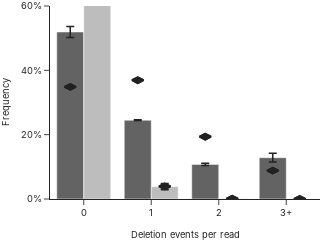

The notebook cell saved with this chart:
### Code cell
fig = per_read(data, 'delevents', n_bases)
fig.update_yaxes(  
    range=[0, 0.6], 
    dtick=0.2
)
fig.update_xaxes(title='Deletion events per read', title_font_family="Inter", title_font_size=28/3, tickfont_size=28/3)
fig.show()
fig.write_image("read_dels.svg")

### Figure 1 — Plotly figure (JSON) as saved in the notebook; plotly's stock layout.template omitted (floating-point values rounded to 4 significant figures)
{"data": [{"error_y": {"array": [0.01685, 0.001204, 0.003478, 0.01348], "color": "#222222", "thickness": 1.5, "type": "data", "visible": true}, "marker": {"color": "#636363"}, "type": "bar", "x": [0, 1, 2, 3], "y": [0.5192, 0.245, 0.1073, 0.1285]}, {"marker": {"color": "#222222", "line": {"color": "#222222", "width": 2}, "size": 8, "symbol": "diamond-wide"}, "mode": "markers", "type": "scatter", "x": [-0.2, 0.8, 1.8, 2.8], "y": [0.3488, 0.3693, 0.1936, 0.08837]}, {"marker": {"color": "#222222", "line": {"color": "#222222", "width": 2}, "size": 8, "symbol": "diamond-wide"}, "mode": "markers", "type": "scatter", "x": [-0.2, 0.8, 1.8, 2.8], "y": [0.3488, 0.3693, 0.1936, 0.08837]}, {"error_y": {"array": [0.009907, 0.00949, 0.0004077, 2.232e-05], "color": "#222222", "thickness": 1.5, "type": "data", "visible": true}, "marker": {"color": "#bdbdbd"}, "type": "bar", "x": [0, 1, 2, 3], "y": [0.9604, 0.03843, 0.001021, 0.0001528]}, {"marker": {"color": "#222222", "line": {"color": "#222222", "width": 2}, "size": 8, "symbol": "diamond-wide"}, "mode": "markers", "type": "scatter", "x": [0.2, 1.2, 2.2, 3.2], "y": [0.9598, 0.03938, 0.0008005, 1.085e-05]}, {"marker": {"color": "#222222", "line": {"color": "#222222", "width": 2}, "size": 8, "symbol": "diamond-wide"}, "mode": "markers", "type": "scatter", "x": [0.2, 1.2, 2.2, 3.2], "y": [0.9598, 0.03938, 0.0008005, 1.085e-05]}], "layout": {"barmode": "group", "font": {"family": "Inter"}, "height": 175, "legend": {"font": {"size": 9.333}}, "margin": {"b": 0, "l": 50, "r": 0, "t": 5}, "showlegend": false, "width": 245, "xaxis": {"range": [-0.5, 3.5], "tickfont": {"size": 9.333}, "tickmode": "array", "ticktext": ["0", "1", "2", "3+"], "tickvals": [0, 1, 2, 3], "title": {"font": {"family": "Inter", "size": 9.333}, "text": "Deletion events per read"}}, "yaxis": {"dtick": 0.2, "range": [0, 0.6], "tickfont": {"size": 9.333}, "tickformat": ",.0%", "title": {"font": {"family": "Inter", "size": 9.333}, "text": "Frequency"}}}}
